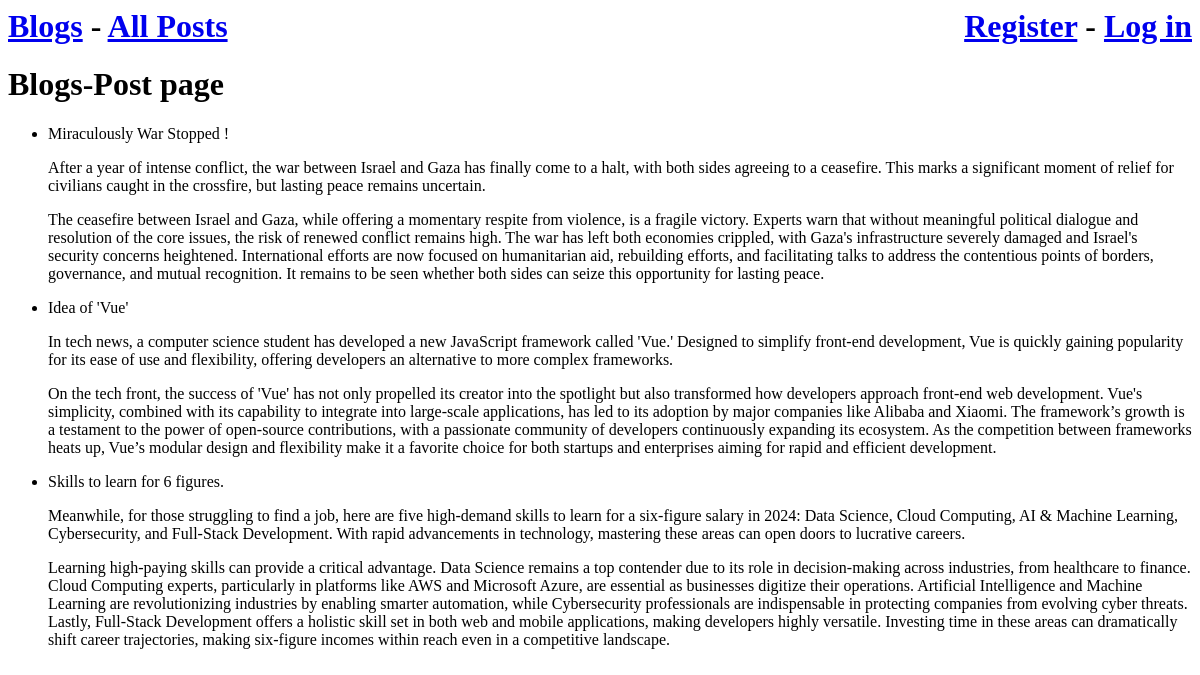
The page /posts/ on the database as committed earlier.
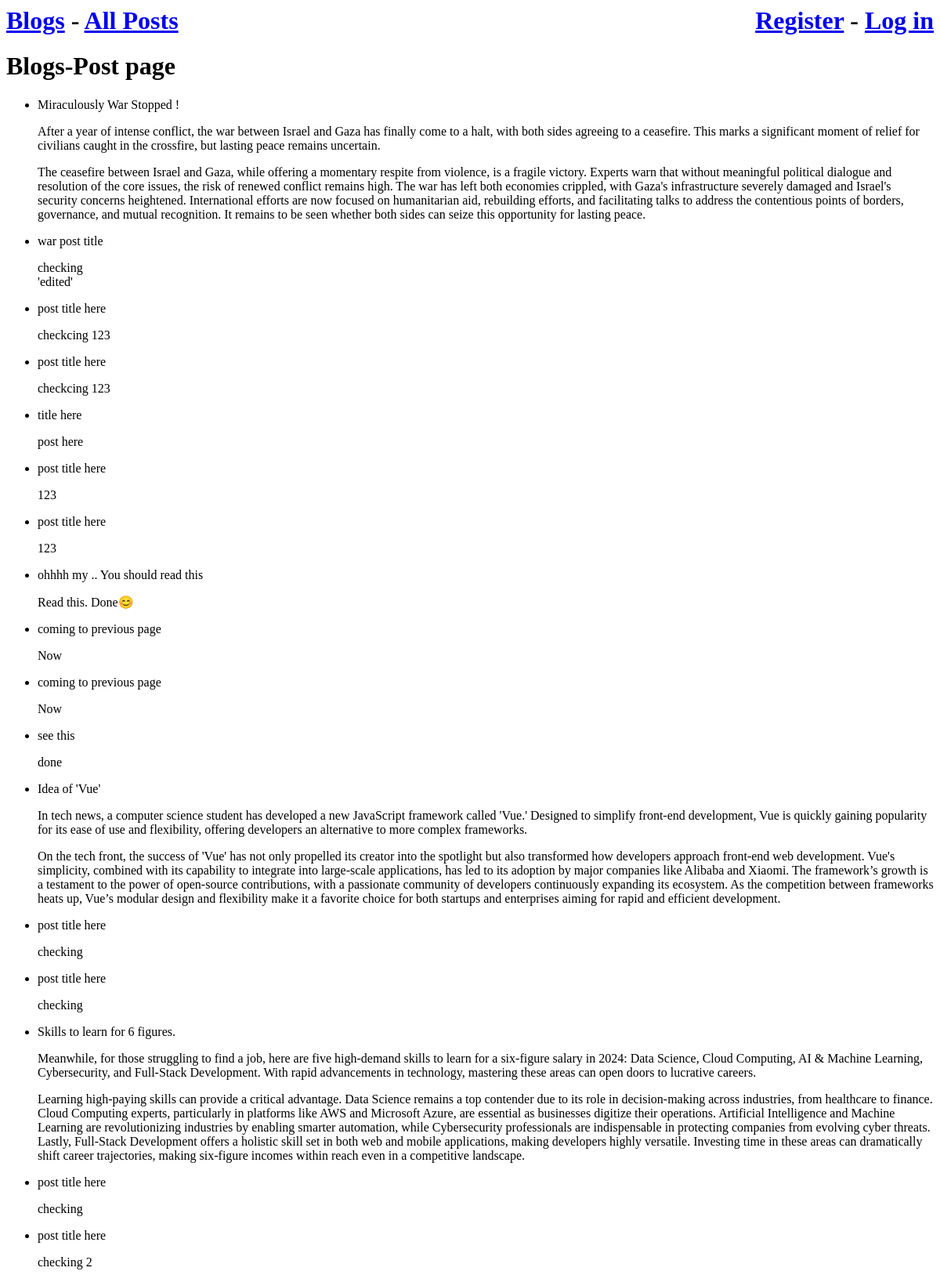
The same page on the database as committed later.
### blogs/models.py (models this page shows, shortened)
class blog_post(models.Model): # if forgot models.Model then app won't makemigrations.
    f_key=models.ForeignKey(blog_name,on_delete=models.CASCADE)
    post_name=models.CharField(max_length=150)
    post=models.TextField()

### blogs/views.py (the view)
# urls.py: path('posts/',views.posts,name='posts'),
def posts(request):
    name=blog_name.objects.all()
    p_name=blog_post.objects.filter(f_key__in=name)
    context={'blog_name':name,'post_name':p_name}
    return render(request,'blogs/posts.html',context)

### blogs/templates/blogs/posts.html
{% extends "blogs/base.html" %}
{% block content %}
<h1>
    Blogs-Post page
</h1>
<ul>
    {%for x in post_name%}
    <li>
        <p> {{x.post_name}}</p>
        <p> {{x.post|linebreaks}}</p>
    </li>
    {% endfor %}
</ul>
{% endblock content %}

### blogs/templates/blogs/base.html (shortened to what this page needs)
<h1>
    <a href="{%url 'blogs:all_blogs' %}">Blogs</a> -
    <a href="{%url 'blogs:posts' %}">All Posts</a>
    {% if user.is_authenticated %}
    <!-- In Django’s authentication system, every template has a user object
available that always has an is_authenticated attribute set: the attribute is
True if the user is logged in and False if they aren’t. This attribute allows you
to display one message to authenticated users and another to unauthenti
cated users. -->
    <span style="font-size:20px; font-family:'Segoe UI'; float:right;">
        Hello, {{ user.username }}.</span>
    {% else %}
    <div style="float: right;">
        <a href="{% url 'accounts:register' %}">Register</a> -
        <a href="{% url 'accounts:login' %}">Log in</a>
    </div>
    {% endif %}
</h1>
{%block content%} {%endblock content%}

Rows that differ between the two databases and show on the page:
added blog_post: post_name "war post title", post "checking 'edited'"
added blog_post: post_name "post title here", post "checkcing 123"
added blog_post: post_name "post title here", post "checkcing 123"
added blog_post: post_name "title here", post "post here"
added blog_post: post_name "post title here", post "123"
added blog_post: post_name "post title here", post "123"
added blog_post: post_name "ohhhh my .. You should read this", post "Read this. Done😊"
added blog_post: post_name "coming to previous page", post "Now"
added blog_post: post_name "coming to previous page", post "Now"
added blog_post: post_name "see this", post "done"
added blog_post: post_name "post title here", post "checking"
added blog_post: post_name "post title here", post "checking"
added blog_post: post_name "post title here", post "checking"
added blog_post: post_name "post title here", post "checking 2"
